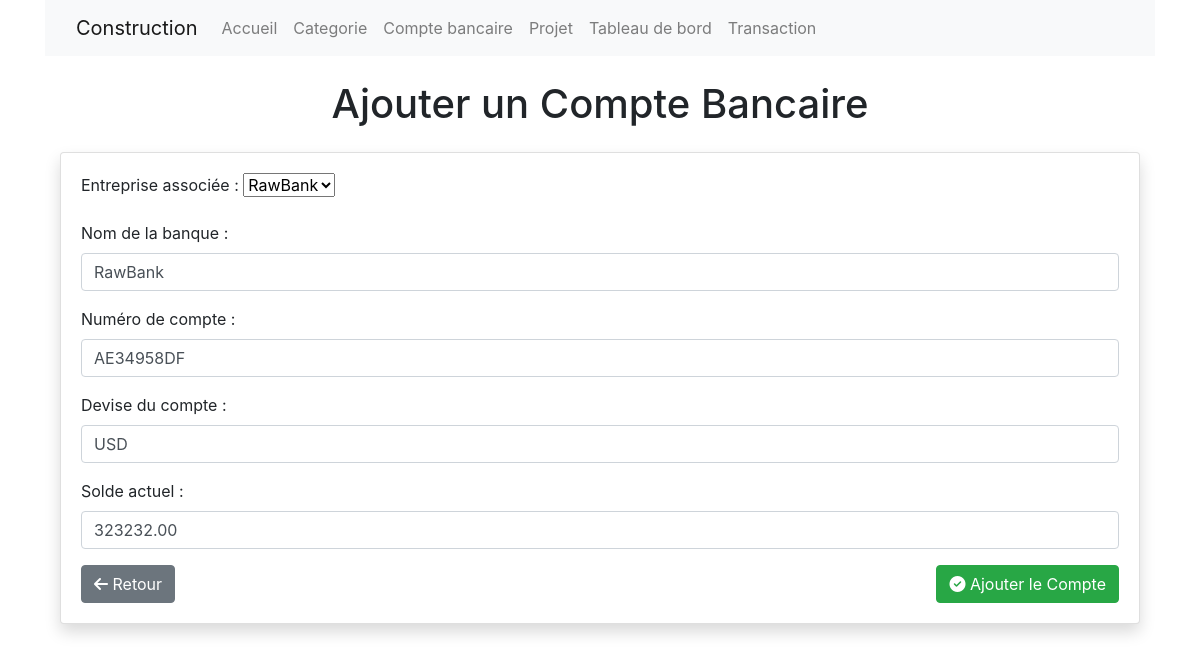
The page /modifier_compte_bancaire/1/ on the database its author committed.
### entreprise/models.py (models this page shows, shortened)
class CompteBancaire(models.Model):
    company = models.ForeignKey('Company', on_delete=models.CASCADE, verbose_name="Entreprise associée")
    bank_name = models.CharField(max_length=255, verbose_name="Nom de la banque")
    account_number = models.CharField(max_length=50, unique=True, verbose_name="Numéro de compte")
    account_currency = models.CharField(max_length=10, verbose_name="Devise du compte")
    current_balance = models.DecimalField(max_digits=15, decimal_places=2, verbose_name="Solde actuel")
    created_at = models.DateTimeField(auto_now_add=True, verbose_name="Date de création")
    updated_at = models.DateTimeField(auto_now=True, verbose_name="Dernière mise à jour")

### entreprise/views.py (the view)
# urls.py: path('modifier_compte_bancaire/<int:id>/', modifier_compte_bancaire, name='modifier_compte_bancaire'),
def modifier_compte_bancaire(request, id):
    compte = get_object_or_404(CompteBancaire, pk=id)
    form = CompteBancaireForm(instance=compte)
    if request.method == "POST":
        form = CompteBancaireForm(request.POST, instance=compte)
        if form.is_valid():
            form.save()
            return redirect('compte_bancaire')
    return render(request, './compte_bancaire/ajouter_compte_bancaire.html',{"form":form})

### entreprise/forms.py
class CompteBancaireForm(forms.ModelForm):
    class Meta:
        model = CompteBancaire
        fields ="__all__"
        widgets={
            "company":forms.Select(
                attrs={"class":"form-select",
                       "placeholder": "Entrez le nom du companie"
                    }
                ),
            "bank_name":forms.TextInput(
                attrs={"class":"form-control",
                       "placeholder": "Entrez le nom de la banque"
                    }
                ),
            "account_number": forms.TextInput(
                attrs={"class":"form-control",
                       "placeholder": "Entrez le numero du compte"
                    }
                ),
            "account_currency": forms.TextInput(
                attrs={"class":"form-control",
                        "placeholder": "Entrez la devise"
                    }
                ),
            "current_balance": forms.NumberInput(
                attrs={"class":"form-control",
                       "placeholder": "Entrez le solde acteulle"
                    }
                )
        }

### entreprise/models.py (called while the page is built)
    def __str__(self):
        return self.company_name

### entreprise/templates/compte_bancaire/ajouter_compte_bancaire.html (shortened to what this page needs)
{% extends "base_templates.html" %}
{% block contenu %}
{% include "navbar/navbar.html" %}
<div class="container mt-4 mb-4">
    <h1 class="text-center mb-4">Ajouter un Compte Bancaire</h1>
    <div class="card shadow">
        <div class="card-body">
            <form method="post" novalidate>
                {{ form.as_p }}
                <div class="d-flex justify-content-between">
                    <a href="{% url 'compte_bancaire' %}" class="btn btn-secondary"><i class="fas fa-arrow-left"></i> Retour</a>
                    <button type="submit" class="btn btn-success"><i class="fas fa-check-circle"></i> Ajouter le Compte</button>
                </div>
            </form>
        </div>
    </div>
</div>
{% endblock contenu %}

### rows shown on the page
CompteBancaire: company "RawBank", bank_name "RawBank", account_number "AE34958DF", account_currency "USD", current_balance "323232.00"
